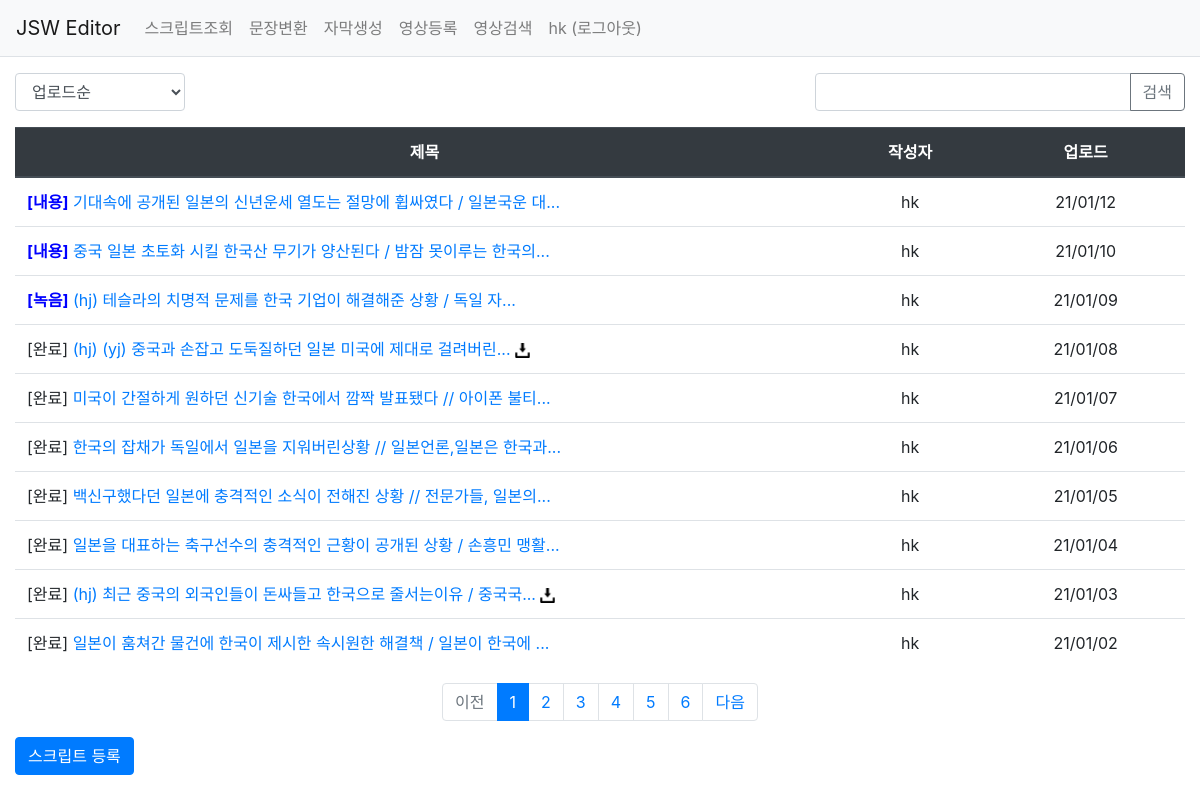
The app's page /pybo/ (signed in) with its own data.
### pybo/models.py (models this page shows, shortened)
class Question(models.Model):
    author = models.ForeignKey(User, on_delete=models.CASCADE, related_name='author_question')
    subject = models.CharField(max_length=200)
    content = models.TextField()
    status = models.CharField(max_length=200, null=True, blank=True)
    create_date = models.DateTimeField()
    modify_date = models.DateTimeField(null=True, blank=True)
    download_flag = models.CharField(null=True, max_length=10, blank=True)
    upload_target = models.DateTimeField(null=True, blank=True)
    voter = models.ManyToManyField(User, related_name='voter_question')

### pybo/views/base_views.py (the view, shortened to what this page needs)
# urls.py: path('', base_views.index, name='index'),  # '/' 에 해당되는 path
@login_required(login_url='common:login')
def index(request):
    logger.info("INFO 레벨로 출력")
    """
    pybo 목록 출력
    """
    page = request.GET.get('page', '1')  # 페이지
    kw = request.GET.get('kw', '')  # 검색어
    so = request.GET.get('so', 'recent')  # 정렬기준
    if so == 'create':
        question_list = Question.objects.order_by('-create_date')
    else:  # recent
        question_list = Question.objects.order_by('-upload_target', '-modify_date')
    paginator = Paginator(question_list, 10)  # 페이지당 10개씩 보여주기
    page_obj = paginator.get_page(page)
    context = {'question_list': page_obj, 'page': page, 'kw': kw, 'so': so}  # <------ so 추가
    return render(request, 'pybo/question_list.html', context)

### pybo/templatetags/pybo_filter.py (called while the page is built)
@register.filter
def sub(value, arg):
    return value - arg

### templates/pybo/question_list.html (shortened to what this page needs)
{% extends 'base.html' %}
{% load pybo_filter %}
{% load static %}
{% block content %}
<div class="container my-3">
    <div class="row justify-content-between my-3">
        <div class="col-lg-2 col-md-3 col-4">
            <select class="form-control so">
                <option value="recent" {% if so == 'recent' %}selected{% endif %}>업로드순</option>
            </select>
        </div>
        <div class="col-lg-4 col-md-6 col-6 input-group">
            <input type="text" onkeypress="search_media()" class="form-control kw" value="{{ kw|default_if_none:'' }}">
            <div class="input-group-append">
                <button class="btn btn-outline-secondary" type="button" id="btn_search">검색</button>
            </div>
        </div>
    </div>
    <table class="table">
        <thead>
        <tr class="text-center thead-dark">
            <th style="width:70%">제목</th>
            <th>작성자</th>
            <th>업로드</th>
        </tr>
        </thead>
        <tbody>
        {% if question_list %}
        {% for question in question_list %}
        <tr class="text-center">
            <td class="text-left">
                {% if question.status == '완료' %}
                <span>[{{ question.status|default_if_none:'' }}]</span>
                {% elif question.status is none %}
                <span style="color:blue;font-weight: bold;"></span>
                {% else %}
                <span style="color:blue;font-weight: bold;">[{{ question.status|default_if_none:'' }}]</span>
                {% endif %}
                <a href="{% url 'pybo:detail' question.id %}"> {{ question.subject|truncatechars:42 }}</a>
                {% if question.download_flag == '1' %}
                <a href="/static/output/keyword_{{ question.id }}.zip"><img src="/static/img/btn_download.png" style="width:15px"></a>
                {% endif %}
            </td>
            <td>{{ question.author.username }}</td>
            <td>{{ question.upload_target|date:"y/m/d"|default_if_none:'' }}</td>
        </tr>
        {% endfor %}
        {% else %}
        <tr>
            <td colspan="3">스크립트가 없습니다.</td>
        </tr>
        {% endif %}
        </tbody>
    </table>
    <ul class="pagination justify-content-center">
        {% if question_list.has_previous %}
        <li class="page-item">
            <a class="page-link" data-page="{{ question_list.previous_page_number }}" href="#">이전</a>
        </li>
        {% else %}
        <li class="page-item disabled">
            <a class="page-link" tabindex="-1" aria-disabled="true" href="#">이전</a>
        </li>
        {% endif %}
        {% for page_number in question_list.paginator.page_range %}
        {% if page_number >= question_list.number|add:-5 and page_number <= question_list.number|add:5 %}
            {% if page_number == question_list.number %}
            <li class="page-item active" aria-current="page">
                <a class="page-link" data-page="{{ page_number }}" href="#">{{ page_number }}</a>
            </li>
            {% else %}
            <li class="page-item">
                <a class="page-link" data-page="{{ page_number }}" href="#">{{ page_number }}</a>
            </li>
            {% endif %}
        {% endif %}
        {% endfor %}
        {% if question_list.has_next %}
        <li class="page-item">
            <a class="page-link" data-page="{{ question_list.next_page_number }}" href="#">다음</a>
        </li>
        {% else %}
        <li class="page-item disabled">
            <a class="page-link" tabindex="-1" aria-disabled="true" href="#">다음</a>
        </li>
        {% endif %}
    </ul>
    <a href="{% url 'pybo:question_create' %}" class="btn btn-primary">스크립트 등록</a>
</div>
{% endblock %}

### templates/base.html (shortened to what this page needs)
{% load static %}
<!doctype html>
<html lang="ko">
<head>
    <link rel="stylesheet" type="text/css" href="{% static 'bootstrap.min.css' %}">
    <link rel="stylesheet" href="https://cdnjs.cloudflare.com/ajax/libs/bootstrap-tagsinput/0.8.0/bootstrap-tagsinput.css" />
    <link rel="stylesheet" type="text/css" href="{% static 'style.css' %}">
</head>
<body>
{% include "navbar.html" %}
{% block content %}
{% endblock %}
</body>
</html>

### templates/navbar.html (shortened to what this page needs)
<nav class="navbar navbar-expand-lg navbar-light bg-light border-bottom">
    <a class="navbar-brand" href="{% url 'pybo:index' %}">JSW Editor</a>
    <div class="collapse navbar-collapse flex-grow-0" id="navbarNav">
        <ul class="navbar-nav">
            <li class="nav-item ">
                <a class="nav-link" href="/pybo/">스크립트조회</a>
            </li>
        </ul>
        <ul class="navbar-nav">
            <li class="nav-item ">
                <a class="nav-link" href="{% url 'pybo:news_list' %}">문장변환</a>
            </li>
        </ul>
        <ul class="navbar-nav">
            <li class="nav-item ">
                <a class="nav-link" href="{% url 'pybo:editor' %}">자막생성</a>
            </li>
        </ul>
        <ul class="navbar-nav">
            <li class="nav-item ">
                <a class="nav-link" href="{% url 'pybo:upload' %}">영상등록</a>
            </li>
        </ul>
        <ul class="navbar-nav">
            <li class="nav-item ">
                <a class="nav-link" href="{% url 'pybo:upload_list' %}">영상검색</a>
            </li>
        </ul>
        <ul class="navbar-nav">
            <li class="nav-item ">
                {% if user.is_authenticated %}
                <a class="nav-link" href="{% url 'common:logout' %}">{{ user.username }} (로그아웃)</a>
                {% else %}
                <a class="nav-link" href="{% url 'common:login' %}">로그인</a>
                {% endif %}
            </li>
        </ul>
    </div>
</nav>

### records on screen
Question: status "내용", subject "기대속에 공개된 일본의 신년운세 열도는 절망에 휩싸였다 / 일본국운 대...", author.username "hk", upload_target "21/01/12"
Question: status "내용", subject "중국 일본 초토화 시킬 한국산 무기가 양산된다 / 밤잠 못이루는 한국의...", author.username "hk", upload_target "21/01/10"
Question: status "녹음", subject "(hj) 테슬라의 치명적 문제를 한국 기업이 해결해준 상황 / 독일 자...", author.username "hk", upload_target "21/01/09"
Question: status "완료", subject "(hj) (yj) 중국과 손잡고 도둑질하던 일본 미국에 제대로 걸려버린...", author.username "hk", upload_target "21/01/08"
Question: status "완료", subject "미국이 간절하게 원하던 신기술 한국에서 깜짝 발표됐다 // 아이폰 불티...", author.username "hk", upload_target "21/01/07"
Question: status "완료", subject "한국의 잡채가 독일에서 일본을 지워버린상황 // 일본언론,일본은 한국과...", author.username "hk", upload_target "21/01/06"
Question: status "완료", subject "백신구했다던 일본에 충격적인 소식이 전해진 상황 // 전문가들, 일본의...", author.username "hk", upload_target "21/01/05"
Question: status "완료", subject "일본을 대표하는 축구선수의 충격적인 근황이 공개된 상황 / 손흥민 맹활...", author.username "hk", upload_target "21/01/04"
Question: status "완료", subject "(hj) 최근 중국의 외국인들이 돈싸들고 한국으로 줄서는이유 / 중국국...", author.username "hk", upload_target "21/01/03"
Question: status "완료", subject "일본이 훔쳐간 물건에 한국이 제시한 속시원한 해결책 / 일본이 한국에 ...", author.username "hk", upload_target "21/01/02"

### other values on screen
{{ user.username }} "hk"
{{ page_number }} "1"
{{ page_number }} "2" "3" "4" "5" "6"
